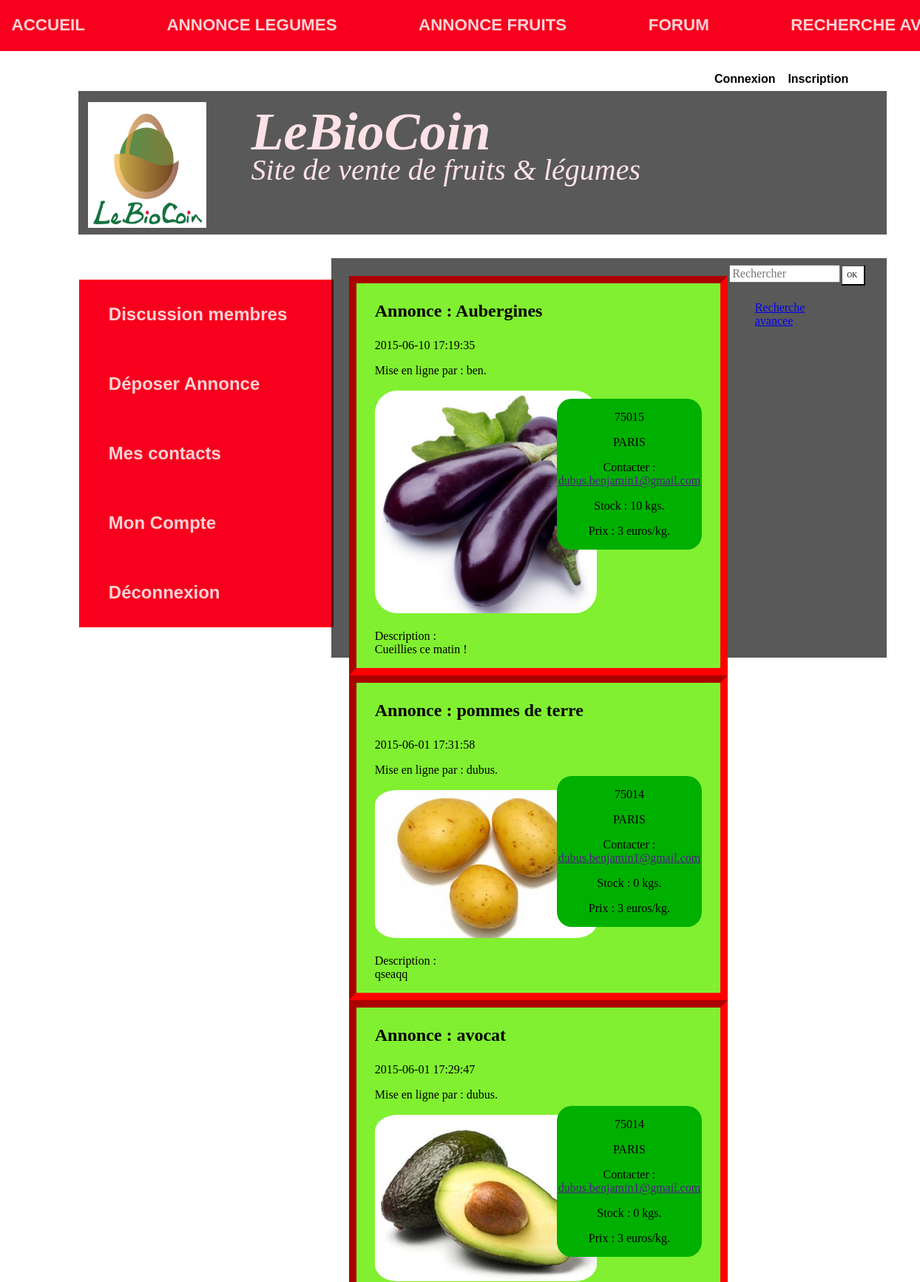
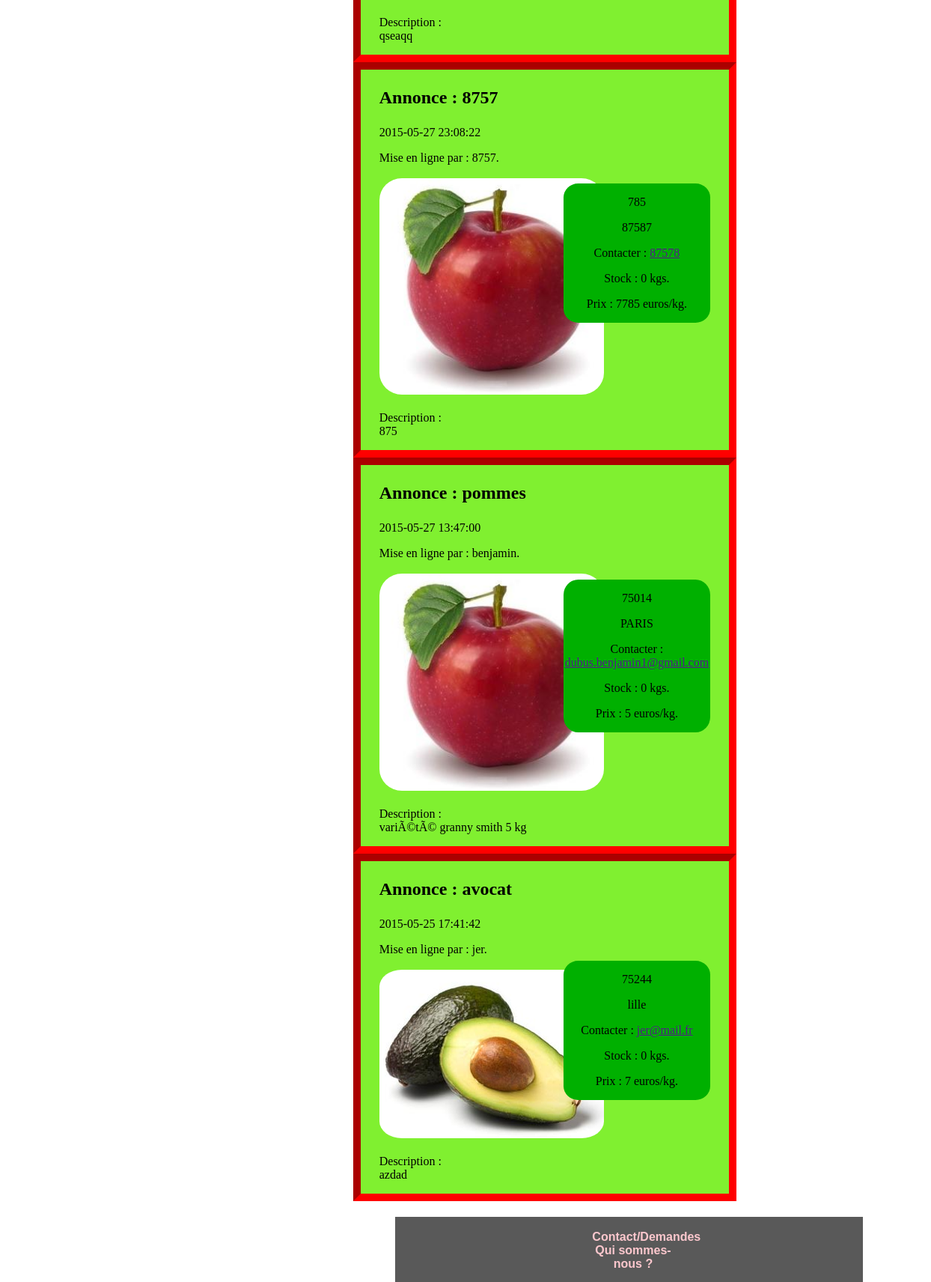
The page / on the database its author committed (2 pictures, top to bottom).
### tables this page shows
CREATE TABLE IF NOT EXISTS `annonce` (
  `id_annonce` int(11) NOT NULL AUTO_INCREMENT,
  `codepostal` int(5) NOT NULL,
  `ville` varchar(20) NOT NULL,
  `region` varchar(20) NOT NULL,
  `nom` varchar(12) NOT NULL,
  `mail` varchar(320) NOT NULL,
  `tel` tinyint(10) NOT NULL,
  `titre` text NOT NULL,
  `variete` varchar(20) NOT NULL,
  `photo_annonce` blob NOT NULL,
  `texte` text NOT NULL,
  `quantite` int(11) NOT NULL,
  `prix` float NOT NULL,
  `date_ajout` datetime NOT NULL,
  `id_cat_annonce` int(11) NOT NULL,
  `id_cat_produit` int(11) NOT NULL,
  PRIMARY KEY (`id_annonce`),
  KEY `id_cat_annonce` (`id_cat_annonce`),
  KEY `id_cat_produit` (`id_cat_produit`)
);

### index.php (called while the page is built, shortened)
<?php include("annonce_vue.php"); ?>

### annonce_vue.php (the view, shortened to what this page needs)
<!DOCTYPE html>
<html>
<head>
	<link rel="stylesheet" href="styles/header.css">
</head>
<body>
<div id="menu">
		<ul>
             <li class="menu1"><a href ="pagedaccueil.php">ACCUEIL</a></li><li class="menu1"><a href="annonce_vue.php">ANNONCE LEGUMES</li><li class="menu1"><a href="annonce_vue.php">ANNONCE FRUITS</a></li><li class="menu1"><a href="forum/index.php">FORUM</a></li><li class="menu1"><a href="rechercheavancee2.0.php">RECHERCHE AVANCEE</a></li>
  </ul>
</div>
	<div id="connexion" onClick="bascule('connex');"><a>Connexion</a></div>
	<div id="inscription"><a href="inscription.php">Inscription</a></div>
<div id="bloc1">
	<div id="nom">
		<h1>LeBioCoin</h1>
	</div>
	<div id="logo">
		<img src="Images/logo.PNG" width="160" height="170"></img>
	</div>
	<div id="nom2">
		<p> Site de vente de fruits & légumes</p>
	</div>
</div>
<div id="menu_vertical">
	<ul>
              <li class="menu2"><a href="chat.php">Discussion membres</a></li><li class="menu2"><a href="annonce.php">Déposer Annonce</a></li><li class="menu2"><a href="inscription.php">Mes contacts</a></li><li class="menu2"><a href="profil.php">Mon Compte</a></li><li class="menu2"><a href="inscription.php">Déconnexion</a></li>
    </ul>
</div>
<div id="bloc2">
	<?php
		try
{
	$base = new PDO('mysql:host=localhost;dbname=mabase;charset=utf8', 'root', '');
}
catch(Exception $e)
{
	die('Erreur : '.$e->getMessage());
}
$reponse = $base->query('SELECT * FROM annonce WHERE date_ajout IS NOT NULL ORDER BY date_ajout DESC');
?>
<div id="recherche">
		<form >
			<input class="barre" type="search" name="recherche" placeholder="Rechercher"/>
			<input class="bouton" type="submit" value="OK"/><br/>
			<p><a href="rechercheavancee2.0.php">Recherche avancee</a></p>
		</form>
</div>
<?php
while ($donnees = $reponse->fetch())
{
	?>
<div id="annoncecadre">
	<section id="annonce_gauche">
		<p id="titreannonce">Annonce : <?php echo htmlentities($donnees['titre']); ?></p>
		<p id="datehautgauche"><?php echo htmlentities($donnees['date_ajout']); ?></p>
		<p>	Mise en ligne par : <?php echo htmlentities($donnees['nom']) ?>. <br /><br/>
			<?php echo "<img src='controlleurs/uploads/".$donnees['photo_annonce']."',  width=\"300\" height=\"300\" onmouseover=\"this.width=400; this.heigth=400;\" onmouseout =\"this.width=300; this.heigth=300;\"alt=\"\">"; ?> <br/><br/>
			Description : <br/> <?php echo htmlentities($donnees['texte'])?>
		</p>
	</section>
	<section id="annonce_droite">
		<p><?php echo htmlentities($donnees['codepostal']); ?></p>
		<p><?php echo htmlentities($donnees['ville']); ?></p>
		<p>Contacter : <a href="<?php 'echo htmlentities($donnees[\'mail\']);' ?>"><?php echo htmlentities($donnees['mail']); ?></a> </p>
		<p>Stock : <?php echo htmlentities($donnees['quantite']); ?> kgs.</p>
		<p>Prix : <?php echo htmlentities($donnees['prix']); ?> euros/kg.</p>
	</section>
</div>
<?php
}
?>
<div id="bloc3">
	<footer>
		<center>
			<ul>
				<li><a href="contact.php">Contact/Demandes</a></li>
				<li><a href="quisommesnous.php">Qui sommes-nous ?</a></li>
			</ul>
		</center>
	</footer>
</div>
	</body>
	</html>

### styles/header.css (style rules this page uses)
body { background-image:url("http://www.google.fr/url?source=imglanding&ct=img&q=http://www.tao-mieux-etre.fr/web_images/pamplemousse-muffetflickr-cc.jpg&sa=X&ei=KadsVazYBMi1UbiwgNgM&ved=0CAkQ8wc4pgI&usg=AFQjCNHYb0JLWZ968Qpg9VzUwsZocn0uWQ"); background-attachment:fixed; background-size: cover; }
#connexion { font-family: Lucida Sans Unicode, Lucida Grande, sans-serif; font-weight: bold; position:absolute; margin-left:77%; margin-top:-2%; padding:30%,20%,30%,20%; width:7%; height:5%; color: #C3D9E0; }
#connexion a { color: black; text-decoration: none; }
#inscription a { color: black; text-decoration: none; }
#inscription { font-family: Lucida Sans Unicode, Lucida Grande, sans-serif; font-weight: bold; position:absolute; margin-left:85%; margin-top:-2%; padding:30%,20%,30%,20%; width:7%; height:5%; color: #C3D9E0; }
#menu ul { position:fixed; list-style-type:none; margin-top:-11%; margin-left: -4%; margin-right: -10%; cursor: pointer; color: #F67887; width: 120%; height: 10%; max-height: 231px; padding-left: 1%; padding-right: 1%; padding-top: 1%; padding-bottom: 1%; }
#menu ul li { font-family: Lucida Sans Unicode, Lucida Grande, sans-serif; font-size: 140%; font-weight: bold; display: inline; background-color: #F8001D; border: 0px; padding-left: 3%; padding-right: 4.4%; padding-top: 1.5%; padding-bottom: 1.5%; display: inline-block; }
#menu a { text-decoration: none; color: #FCD2D7; }
#bloc1 { margin-left: 8%; margin-top: 10%; padding-top: 2%; padding-left: 2%; padding-bottom: 2%; padding-right: 2%; background-color:rgba(0, 0, 0, 0.65); position: relative; height: 16%; width: 85%; }
#bloc2 { position: relative; margin-left: 35.8%; margin-top: -42%; padding-top: 2%; padding-left: 2%; padding-bottom: 2%; padding-right: 2%; background-color:rgba(0, 0,0, 0.65); height: 491px; width: 57.2%; }
#bloc3 { margin-left: 8%; margin-top: 3%; padding-top: 2%; margin-bottom:1%; padding-left: 2%; padding-bottom: 2%; padding-right: 2%; background-color:rgba(0, 0,0, 0.65); position: relative; height: 12%; width: 85%; }
#nom h1 { font-size:450%; font-family:georgia; font-style: oblique; margin-left:20%; margin-top:-1%; color:#FEE2E7; }
#logo { position:absolute; margin-top: -11.9%; margin-left:-1.1%; height:10%; width:10%; }
#nom2 { font-family: georgia; font-size: 250%; font-style: oblique; margin-top: -6%; margin-left: 20%; color: #FEE2E7; }
#recherche { position:absolute; margin-top: 0%; margin-left:73%; width: 10%; height:5%; }
#recherche .barre { font-family: Bookman Old Style, serif; font-size: 100%; position: absolute; margin-top: -20%; margin-left: -46%; width: 200%; display: inline-block; border: 2% solid gray; }
#recherche .bouton { font-family: Bookman Old Style, serif; font-size: 60%; font-style: bold; color: black; background-color: #fff; margin-top:-20%; margin-left: 155%; position: absolute; height: 101%; width: 30%; cursor: pointer; text-align:center; padding-right:30%; }
#menu_vertical ul { position: relative; width: 28%; list-style-type: none; margin-left: 4.8%; margin-top: 5%; color: #FCD2D7; box-shadow: 3% solid gray; }
.menu2, .menu2 a { display: block; }
#menu_vertical ul li { font-family: Lucida Sans Unicode, Lucida Grande, sans-serif; font-size: 150%; font-weight: bold; display: block; padding-left: 10%; padding-right: 10%; padding-top: 8%; padding-bottom: 8%; background-color: #F8001D; }
.menu2 a { text-decoration: none; color: #FCD2D7; margin: 2%; }
footer { margin-left:35%; margin-top: -2%; width:25%; border:none; position:relative; padding-top:-5%; font-family: Lucida Sans Unicode, Lucida Grande, sans-serif; font-weight: bold; color: #C3D9E0; }
footer ul li { list-style: none; }
footer ul li a { text-decoration: none; color: #FCC7CD; }
#annoncecadre { font-size: 100%; font-family: georgia ; background-color: #80F030; position:relative; top:0%; left:0%; border-style: inset; border-color: #FF0000; border-width: 10px; width:70%; }
#annonce_gauche { position: relative; bottom:20%; left:5%; }
#annoncecadre img { max-width: 100%; height: auto; border-radius: 10%; }
#annonce_droite { position: absolute; top:30%; left:55%; background-color: #00B000; text-align: center; width: 40%; border-radius: 10%; }
#titreannonce { font-weight: bold; font-size: 150%; }

### rows shown on the page
annonce: titre "Aubergines", date_ajout "2015-06-10 17:19:35", nom "ben", photo_annonce (picture), texte "Cueillies ce matin !", codepostal "75015", ville "PARIS", mail "dubus.benjamin1@gmail.com", quantite "10", prix "3"
annonce: titre "pommes de terre", date_ajout "2015-06-01 17:31:58", nom "dubus", photo_annonce (picture), texte "qseaqq", codepostal "75014", ville "PARIS", mail "dubus.benjamin1@gmail.com", quantite "0", prix "3"
annonce: titre "avocat", date_ajout "2015-06-01 17:29:47", nom "dubus", photo_annonce (picture), texte "qseaqq", codepostal "75014", ville "PARIS", mail "dubus.benjamin1@gmail.com", quantite "0", prix "3"
annonce: titre "8757", date_ajout "2015-05-27 23:08:22", nom "8757", photo_annonce (picture), texte "875", codepostal "785", ville "87587", mail "87578", quantite "0", prix "7785"
annonce: titre "pommes", date_ajout "2015-05-27 13:47:00", nom "benjamin", photo_annonce (picture), texte "variÃ©tÃ© granny smith 5 kg", codepostal "75014", ville "PARIS", mail "dubus.benjamin1@gmail.com", quantite "0", prix "5"
annonce: titre "avocat", date_ajout "2015-05-25 17:41:42", nom "jer", photo_annonce (picture), texte "azdad", codepostal "75244", ville "lille", mail "jer@mail.fr", quantite "0", prix "7"
